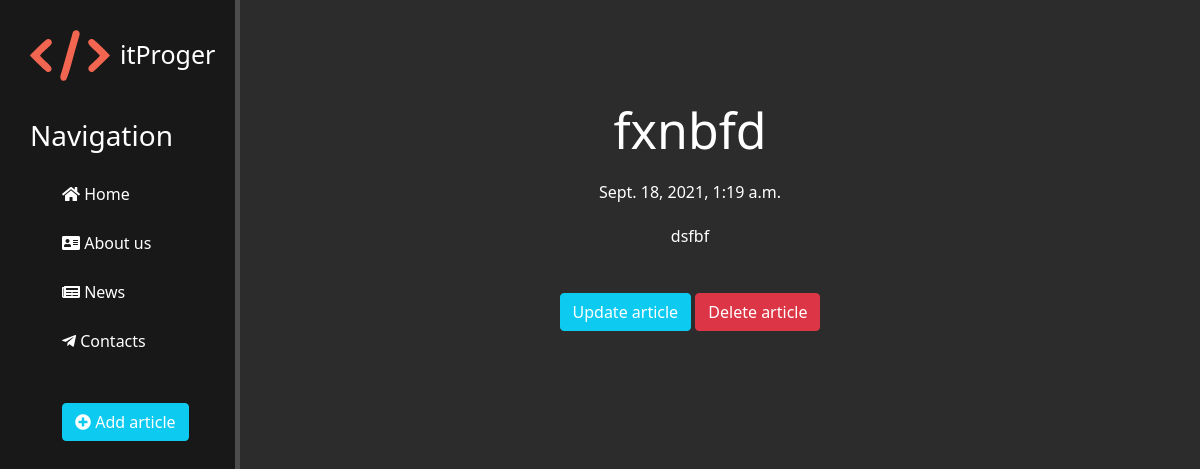
/news/6, run on the app's committed database.
### news/models.py (models this page shows, shortened)
class Article(models.Model):
    title = models.CharField('title', max_length=50)
    anons = models.CharField('anons', max_length=250)
    full_text = models.TextField('article')
    date = models.DateTimeField('pub_date')

### news/views.py (the view)
# urls.py: path('<int:pk>', NewsDetailView.as_view(), name='news-detail'),
class NewsDetailView(DetailView):
    model = Article
    template_name = 'news/news_detail.html'
    context_object_name = 'article'

### news/templates/news/news_detail.html (shortened to what this page needs)
{% extends 'main/layout.html' %}
{% block content %}
   <div class="features">
       <h1>{{ article.title }}</h1>
       <p>{{ article.date }}</p>
       <p>{{ article.full_text }}</p>
       <a href="{% url 'news-update' article.id %}" class="btn btn-info" >Update article</a>
       <a href="{% url 'news-delete' article.id %}" class="btn btn-danger" >Delete article</a>
   </div>
{% endblock %}

### main/static/main/css/main.css (style rules this page uses)
body { background: #2c2c2c }
main .features { float: left; color: #fff; margin-top: 100px; text-align: center; width: 75%; }
main .features h1 { font-size: 50px; }
main .features p { max-width: 400px; margin: 20px auto }
.btn-info { color: #fff; margin-top: 20px; }
.btn-info { margin-top: 25px; }
.btn-danger { margin-top: 25px; }

### data on the page
Article: title "fxnbfd", date "Sept. 18, 2021, 1:19 a.m.", full_text "dsfbf"
